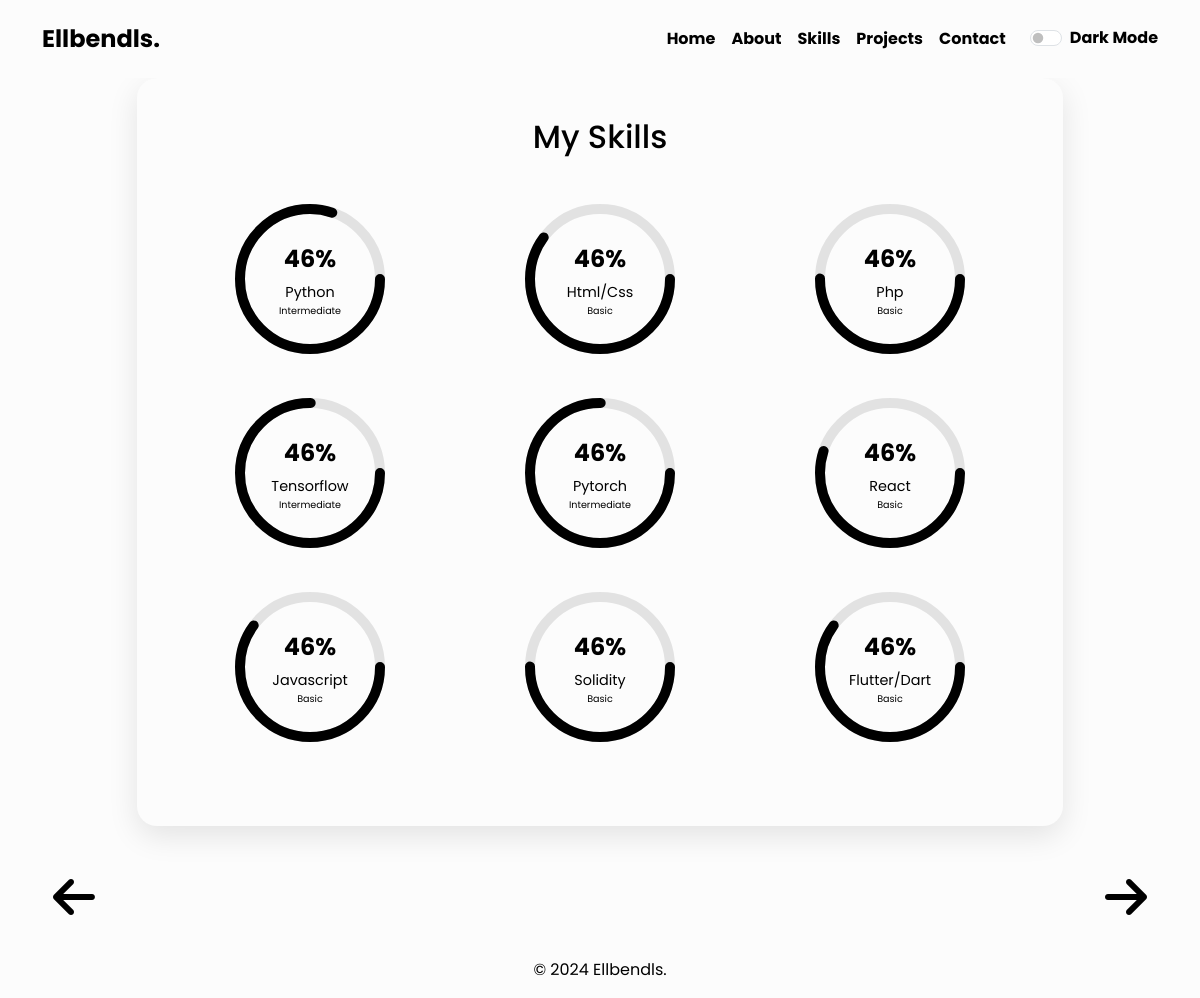
The page /skills.php on the database its author committed.
### tables this page shows
CREATE TABLE `menu` (
  `menu` varchar(10) NOT NULL,
  `url` varchar(255) DEFAULT NULL
);

CREATE TABLE `skills_metadata` (
  `id` int(11) NOT NULL,
  `title` varchar(255) NOT NULL,
  `backward_link` varchar(255) NOT NULL,
  `forward_link` varchar(255) NOT NULL
);

CREATE TABLE `skills` (
  `id` int(11) NOT NULL,
  `skill_name` varchar(255) NOT NULL,
  `skill_percent` int(11) NOT NULL
);

### skills.php (the view, shortened to what this page needs)
<!DOCTYPE html>
<html lang="en">
<head>
    <link href="https://cdn.jsdelivr.net/npm/bootstrap@5.3.3/dist/css/bootstrap.min.css" rel="stylesheet">
    <link rel="stylesheet" href="https://cdnjs.cloudflare.com/ajax/libs/font-awesome/6.0.0-beta3/css/all.min.css">
    <link rel="stylesheet" href="style.css">
</head>
<body>
<?php
$servername = "localhost";
$username = "root";
$password = "";
$dbname = "portfolio";
$conn = new mysqli($servername, $username, $password, $dbname);
$sql = "SELECT menu, url FROM menu";
$result = $conn->query($sql);
$skills_sql = "SELECT skill_name, skill_percent FROM skills";
$skills_result = $conn->query($skills_sql);
$metadata_sql = "SELECT title, backward_link, forward_link FROM skills_metadata WHERE id = 1";
$metadata_result = $conn->query($metadata_sql);
$metadata = $metadata_result->fetch_assoc();
if ($result) {
?>
<nav class="navbar navbar-expand-lg p-3">
    <div class="container fw-bolder">
        <a class="navbar-brand fs-4" href="#">Ellbendls.</a>
        <div class="collapse navbar-collapse" id="collapsibleNavId">
            <ul class="navbar-nav ms-auto mt-2 mt-lg-0">
                <?php
                if ($result->num_rows > 0) {
                    while($row = $result->fetch_assoc()) {
                        echo '<li class="nav-item fs-6">';
                        echo '<a class="nav-link" href="' . $row["url"] . '">' . $row["menu"] . '</a>';
                        echo '</li>';
                    }
                } else {
                    echo '<li class="nav-item fs-6">0 results</li>';
                }
                ?>
            </ul>
            <div class="form-check form-switch ms-3">
                <input class="form-check-input" type="checkbox" id="darkModeSwitch">
                <label class="form-check-label" for="darkModeSwitch">Dark Mode</label>
            </div>
        </div>
    </div>
</nav>
<?php
} else {
    echo "Error: " . $conn->error;
}
?>
<div class="container">
    <div class="row justify-content-center">
        <div class="col-lg-10">
            <div class="skills-container">
                <h2 class="text-center mb-5"><?php echo $metadata['title']; ?></h2>
                <div class="row justify-content-center">
                    <?php
                    if ($skills_result->num_rows > 0) {
                        while($row = $skills_result->fetch_assoc()) {
                            $skill_percent = $row["skill_percent"];
                            $skill_level = '';
                            if ($skill_percent < 65) {
                                $skill_level = 'Basic';
                            } elseif ($skill_percent <= 85) {
                                $skill_level = 'Intermediate';
                            } else {
                                $skill_level = 'Advanced';
                            }
                            echo '<div class="col-6 col-sm-6 col-md-4 mb-4">';
                            echo '<div class="skill-item mx-auto animated" data-skill="' . $row["skill_name"] . '" data-percent="' . $skill_percent . '">';
                            echo '<svg class="skill-circle">';
                            echo '<circle class="bg" cx="70" cy="70" r="70"></circle>';
                            echo '<circle class="progress" cx="70" cy="70" r="70"></circle>';
                            echo '</svg>';
                            echo '<div class="skill-text">';
                            echo '<div class="skill-percent">0%</div>';
                            echo '<div class="skill-name">' . $row["skill_name"] . '</div>';
                            echo '<div class="skill-level">' . $skill_level . '</div>';
                            echo '</div>';
                            echo '</div>';
                            echo '</div>';
                        }
                    } else {
                        echo '<p>No skills found.</p>';
                    }
                    ?>
                </div>
            </div>
        </div>
    </div>
</div>
<div class="navigation-arrows">
    <a href="<?php echo $metadata['backward_link']; ?>" class="btn btn--outline">
        <i class="fas fa-arrow-left"></i>
    </a>
    <a href="<?php echo $metadata['forward_link']; ?>" class="btn btn--outline">
        <i class="fas fa-arrow-right"></i>
    </a>
</div>
<footer class="footer text-center py-3 mt-auto">
    <div class="container">
        <span>© 2024 Ellbendls.</span>
    </div>
</footer>
</body>
</html>

### style.css (style rules this page uses)
body { font-family: 'Poppins', sans-serif; background-color: #fcfcfc; color: black; display: flex; flex-direction: column; min-height: 100vh; opacity: 0; transition: opacity 0.5s ease-in-out; }
body.fade-in { opacity: 1; }
.navbar, .footer { background-color: #fcfcfc; color: black; }
.navbar a, .footer a { color: black; position: relative; text-decoration: none; }
.navbar a::after, .footer a::after { content: ''; position: absolute; width: 0; height: 2px; display: block; margin-top: 5px; right: 0; background: currentColor; transition: width 0.6s ease; -webkit-transition: width 0.6s ease; }
.skills-container, .projects-container, .contact-container { background-color: #fcfcfc; border-radius: 20px; padding: 40px; box-shadow: 0 10px 30px rgba(0, 0, 0, 0.1); }
.skill-item { position: relative; width: 150px; height: 150px; margin-bottom: 20px; }
.skill-circle { width: 100%; height: 100%; }
.skill-text { position: absolute; top: 50%; left: 50%; transform: translate(-50%, -50%); text-align: center; color: currentColor; }
.skill-percent { font-size: 1.5rem; font-weight: bold; }
.skill-name { font-size: 0.9rem; margin-top: 5px; }
.navigation-arrows { display: flex; justify-content: space-between; margin-top: 30px; padding: 0 20px; }
.navigation-arrows .btn { font-size: 3rem; color: currentColor; }
.animated { opacity: 0; transform: translateY(20px); transition: opacity 0.5s ease-out, transform 0.5s ease-out; }
.animated.show { opacity: 1; transform: translateY(0); }
.footer { padding: 1rem 0; margin-top: auto; }
@media (min-width: 992px) { .skills-container, .projects-container, .contact-container { margin: 0; } }
@media (min-width: 992px) { .navigation-arrows { padding: 0 40px; } }
.skill-level { font-size: 0.6rem; }

### rows shown on the page
menu: menu "Home"
menu: menu "About"
menu: menu "Skills"
menu: menu "Projects"
menu: menu "Contact"
skills_metadata: title "My Skills"
skills: skill_name "Python", skill_percent "Intermediate"
skills: skill_name "Html/Css", skill_percent "Basic"
skills: skill_name "Php", skill_percent "Basic"
skills: skill_name "Tensorflow", skill_percent "Intermediate"
skills: skill_name "Pytorch", skill_percent "Intermediate"
skills: skill_name "React", skill_percent "Basic"
skills: skill_name "Javascript", skill_percent "Basic"
skills: skill_name "Solidity", skill_percent "Basic"
skills: skill_name "Flutter/Dart", skill_percent "Basic"
